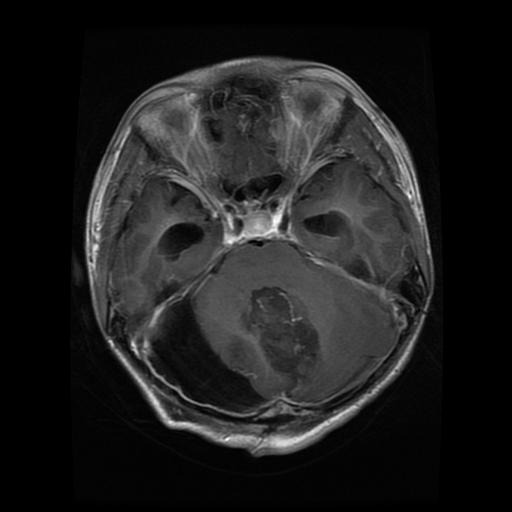
#> input picture Dataset/Testing/glioma/Te-glTr_0000.jpg, 512 x 512 px, given as the content of the folder E:/Brain tumor ml/dataset/Testing/notumor, which was not available; the run also reads 1 picture not shown here
$ jupyter execute --allow-errors Testing.ipynb   (shell and % lines are left out)   (older library calls are emulated)   (text cells are left out)
#> lines starting #> are read from the running program, lines starting #| are printed output that depends on the picture; after the words box and inside, x2 and y2 are one past the last pixel; in counts of white or black regions, pixels touching at a corner belong together; pictures that were not available may be replaced by others from this repository, and a replacement may not be noted
[cell 1]
import os
import cv2
import numpy as np
import pandas as pd
import matplotlib.pyplot as plt
from skimage.io import imread, imshow
from skimage.filters import prewitt_h,prewitt_v
import imutils
from tqdm import tqdm
from PIL import Image
from scipy.stats import kurtosis
from skimage import io, filters, measure
import warnings
warnings.filterwarnings("ignore")
from skimage.feature import graycomatrix, graycoprops
from scipy.stats import skew

[cell 2]
# Testing
data = 'E:/Brain tumor ml/dataset/Testing'
No_tumor = 'E:/Brain tumor ml/dataset/Testing/notumor'
glioma_tumor = 'E:/Brain tumor ml/dataset/Testing/glioma'
meningioma_tumor = 'E:/Brain tumor ml/dataset/Testing/meningioma'
pituitary_tumor = 'E:/Brain tumor ml/dataset/Testing/pituitary'
data

[cell 3]
dirlist=[No_tumor, glioma_tumor, meningioma_tumor, pituitary_tumor]
classes=['No', 'glioma', 'meningioma', 'pituitary']
filepaths=[]
labels=[]
for i,j in zip(dirlist, classes):
    filelist=os.listdir(i)
    for f in filelist:
        filepath=os.path.join (i,f)
        filepaths.append(filepath)
        labels.append(j)
print ('filepaths:', len(filepaths), '   labels:', len(labels))

# save the DataFrame as a CSV file
filepath_df = pd.DataFrame({'filepath':filepaths, 'Label':labels})
filepath_df
filepath_df.to_csv('testing_paths.csv', index=False)

[cell 4]
paths = pd.read_csv('testing_paths.csv')
paths.head()

[cell 5]
paths['Label'].value_counts()

[cell 6]
def crop_img(path):
    img = cv2.imread(path)
    gray = cv2.cvtColor(img, cv2.COLOR_RGB2GRAY)
    gray = cv2.GaussianBlur(gray, (3, 3), 0)

    # threshold the image, then perform a series of erosions +
    # dilations to remove any small regions of noise
    thresh = cv2.threshold(gray, 45, 255, cv2.THRESH_BINARY)[1]
    thresh = cv2.erode(thresh, None, iterations=2)
    thresh = cv2.dilate(thresh, None, iterations=2)

    # find contours in thresholded image, then grab the largest one
    cnts = cv2.findContours(thresh.copy(), cv2.RETR_EXTERNAL, cv2.CHAIN_APPROX_SIMPLE)
    cnts = imutils.grab_contours(cnts)
    c = max(cnts, key=cv2.contourArea)

    # find the extreme points
    extLeft = tuple(c[c[:, :, 0].argmin()][0])
    extRight = tuple(c[c[:, :, 0].argmax()][0])
    extTop = tuple(c[c[:, :, 1].argmin()][0])
    extBot = tuple(c[c[:, :, 1].argmax()][0])
    ADD_PIXELS = 0
    new_img = img[extTop[1]-ADD_PIXELS:extBot[1]+ADD_PIXELS, extLeft[0]-ADD_PIXELS:extRight[0]+ADD_PIXELS].copy()
    return new_img

[cell 7]
def image_features(path):
    # image_feature_data = [mean, std, entropy, rms, kurtios, hmi]
    image_feature_data = []
    ########################### First order statical features #############################################
    img = cv2.imread(path)
    # Mean of image
    mean_of_img = np.mean(img)
    image_feature_data.append(mean_of_img)

    # Standard deviation of image
    std_of_img = np.std(img)
    image_feature_data.append(std_of_img)

    # Vaiance of image
    # Convert the image to a NumPy array
    image_array = np.array(img)
    # Compute the variance of the pixel intensities
    variance = np.var(image_array)
    image_feature_data.append(variance)

    # Skewness of image
    # Flatten the array to a 1D array of pixel intensities
    pixel_values = image_array.flatten()
    # Compute the skewness of the pixel intensities
    skewness = skew(pixel_values)
    image_feature_data.append(skewness)

    gray = cv2.cvtColor(img, cv2.COLOR_RGB2GRAY)
    ########################### Enotropy #############################################
    # Compute the histogram of the image
    hist, _ = np.histogram(gray, bins=256, range=(0, 255))
    # Normalize the histogram
    hist = hist / np.sum(hist)
    # Compute the entropy of the image
    entropy = -np.sum(hist * np.log2(hist + 1e-9))
    image_feature_data.append(entropy)

    ########################### RMS #############################################
    # Compute the RMS of the image
    rms = np.sqrt(np.mean(np.square(img)))
    image_feature_data.append(rms)

    ########################### kurtosis #############################################
    # Calculate the kurtosis of the image
    k = kurtosis(img.flatten())
    image_feature_data.append(k)
    ########################### HMI #############################################
    # Calculate the image moments of the grayscale image
    moments = cv2.moments(gray)
    # Calculate the centroid of the grayscale image
    cx = int(moments['m10'] / moments['m00'])
    cy = int(moments['m01'] / moments['m00'])
    # Define the radius of the circular mask
    radius = int(min(gray.shape) * 0.4)
    # Create the circular mask
    mask = np.zeros_like(gray)
    cv2.circle(mask, (cx, cy), radius, 255, -1)
    # Apply the mask to the grayscale image
    masked_gray = cv2.bitwise_and(gray, gray, mask=mask)
    # Calculate the Hu moments of the masked grayscale image
    hu_moments = cv2.HuMoments(cv2.moments(masked_gray)).flatten()
    # Normalize the Hu moments
    hu_moments_normalized = -np.sign(hu_moments) * np.log10(np.abs(hu_moments))
    # Extract the first four Hu moment invariants
    # (HU1) brightness or intensity of the image
    # (HU2) is related to the symmetry of the image around its vertical axis
    # (HU3) is related to the symmetry of the image around its horizontal axis.
    # (HU4) is related to the skewness of the image, or the degree to which it is asymmetrical.
    hu_invariants = hu_moments_normalized[:4]
    image_feature_data.append(hu_moments_normalized[0])
    image_feature_data.append(hu_moments_normalized[1])
    image_feature_data.append(hu_moments_normalized[2])
    image_feature_data.append(hu_moments_normalized[3])
    return image_feature_data


"""
Finds GLCM features extracted from the main image
"""
def get_feature(img):
    fet = []
    image_gray = cv2.cvtColor(img, cv2.COLOR_BGR2GRAY)
    distances = [1]  # Specify the pixel distances for the GLCM
    angles = [0, np.pi/4, np.pi/2, 3*np.pi/4]  # Specify the angles for the GLCM
    glcm = graycomatrix(image_gray, distances, angles, levels=256, symmetric=True, normed=True)
    contrast = graycoprops(glcm, 'contrast')
    for i in range(len(contrast[0])):
        fet.append(contrast[0][i])
    dissimilarity = graycoprops(glcm, 'dissimilarity')
    for x in range(len(dissimilarity[0])):
        fet.append(dissimilarity[0][x])
    homogeneity = graycoprops(glcm, 'homogeneity')
    for y in range(len(homogeneity[0])):
        fet.append(homogeneity [0][y])
    energy = graycoprops(glcm, 'energy')
    for z in range(len(energy[0])):
        fet.append(energy[0][z])
    correlation = graycoprops(glcm, 'correlation')
    for v in range(len(correlation[0])):
        fet.append(correlation[0][v])
    return fet

[cell 8]
# the mean of all tumor contours
def image_process_tumor_extraction(img):
    gray_img = cv2.cvtColor(img, cv2.COLOR_BGR2GRAY)
#     print(gray_img.shape)
    blur_img = cv2.GaussianBlur(gray_img, (5, 5), 0)
    ret, thres_img = cv2.threshold(blur_img,100,255,cv2.THRESH_BINARY)
# [7 lines of commented-out code are left out]
    contours, hierarchy = cv2.findContours(thres_img, cv2.RETR_TREE, cv2.CHAIN_APPROX_SIMPLE)
    full_contoured_img = cv2.drawContours(img, contours, -1, (0,255,0), 3)
#     plt.imshow(full_contoured_img)
#     plt.show()

    # Select the contour(s) that correspond to the tumor
    tumor_contours = []
    tumor_contour_areas = []
    for contour in contours:
        area = cv2.contourArea(contour)
        if area > 1000 and area < 50000:
            tumor_contour_areas.append(area)
            tumor_contours.append(contour)

    area_of_tumor_contours = []
    perimeter_of_tumor_contours = []
    circulatory_of_tumor_contours = []
    convexity_of_tumor_contours = []
#     fractal_dimension_tumor_contours = []
    solidity_tumor_contours = []
    diameter_tumor_contours = []
    major_axis = []
    minor_axis = []
    eccentricity_tumor_contours = []
    # for extraction of the mean of features of the tumor_contours
    features_tumor_array = [area_of_tumor_contours, perimeter_of_tumor_contours, circulatory_of_tumor_contours, convexity_of_tumor_contours, solidity_tumor_contours, diameter_tumor_contours, major_axis, minor_axis]
#     print(len(features_tumor_array))
    if len(tumor_contours)>0:
        for cnt in tumor_contours:
            ################################ Area Feature  #################################
            area = cv2.contourArea(cnt)
            # print('Area - {}'.format(area))
            area_of_tumor_contours.append(area)

            ############################### perimeter Feature ##############################
            perimeter = cv2.arcLength(cnt, True)
            # print('Perimeter - {}'.format(perimeter))
            perimeter_of_tumor_contours.append(perimeter)

            ############################### Circle Feature ##############################
            circularity = (4 * np.pi * area) / (perimeter ** 2)
            circulatory_of_tumor_contours.append(circularity)

            ############################### Convexity Feature ##############################
            convex_hull = cv2.convexHull(cnt)
            convexity = cv2.contourArea(convex_hull)
            convexity_of_tumor_contours.append(convexity)

            ############################### solidity Feature ##############################
            if convexity == 0 :
                solidity = 0
            else:
                solidity = float(area)/convexity
            solidity_tumor_contours.append(solidity)

            ############################### Diameter Feature ##############################
            equi_diameter = np.sqrt(4*area/np.pi)
            diameter_tumor_contours.append(equi_diameter)

            ############################### Axis Feature ##############################
            try:
                (x2,y2), (MA,ma), angle = cv2.fitEllipse(cnt)
            except:
                MA = 0
                ma = 0
            major_axis.append(MA)
            minor_axis.append(ma)

    features_data = []
    if(len(contours) > 0):
        for i in features_tumor_array:
            mean_feature = np.mean(i)
            features_data.append(mean_feature)
        return features_data

    else:
        print('No Tumor Found')
        for i in range(len(features_tumor_array)):
            features_data.append(0)
        return features_data

[cell 9]
frames = ['Mean', 'std', 'Variance', 'Skewness', 'Entropy', 'RMS', 'Kurtios', 'HMI1', 'HMI2', 'HMI3', 'HMI4','Area','Perimeter', 'Circle','Convex Area','Solidity','Equivalent Diameter','Major Axis','Minor Axis',\
                             'contrast1','contrast2','contrast3','contrast4','dissimilarity1','dissimilarity2','dissimilarity3','dissimilarity4','homogeneity1','homogeneity2','homogeneity3','homogeneity4',\
                             'energy1','energy2','energy3','energy4','correlation1','correlation2','correlation3','correlation4','Class']
data = pd.DataFrame(columns=frames)
for i in range(len(paths['filepath'])):
    if paths['Label'][i] == 'No':
        img_path = paths['filepath'][i]
        d = image_features(img_path)
#> in image_features, img is the input picture: shape (512, 512, 3); min 0, max 255, mean 30.5
#> in image_features, `mean_of_img = np.mean(img)`: mean_of_img = 30.51
#> in image_features, `std_of_img = np.std(img)`: std_of_img = 39.6
#> in image_features, `variance = np.var(image_array)`: variance = 1568.4
#> in image_features, `skewness = skew(pixel_values)`: skewness = 1.29
#> in image_features, `hist, _ = np.histogram(gray, bins=256, range=(0, 255))`: hist = 256 values, max 84736 at index 0, min 0 at index 235, mean 1024
#> in image_features, `hist = hist / np.sum(hist)`: hist = 256 values, max 0.323 at index 0, min 0 at index 235, mean 0.00391
#> in image_features, `entropy = -np.sum(hist * np.log2(hist + 1e-9))`: entropy = 5.22
#> in image_features, `rms = np.sqrt(np.mean(np.square(img)))`: rms = 7.43
#> in image_features, `k = kurtosis(img.flatten())`: k = 1.24
#> in image_features, `moments = cv2.moments(gray)`: moments = moments, m00 7998966, centre m10/m00, m01/m00 = (258.6, 246.6)
#> in image_features, `cx = int(moments['m10'] / moments['m00'])`: cx = 258
#> in image_features, `cy = int(moments['m01'] / moments['m00'])`: cy = 246
#> in image_features, `cv2.circle(mask, (cx, cy), radius, 255, -1)`:
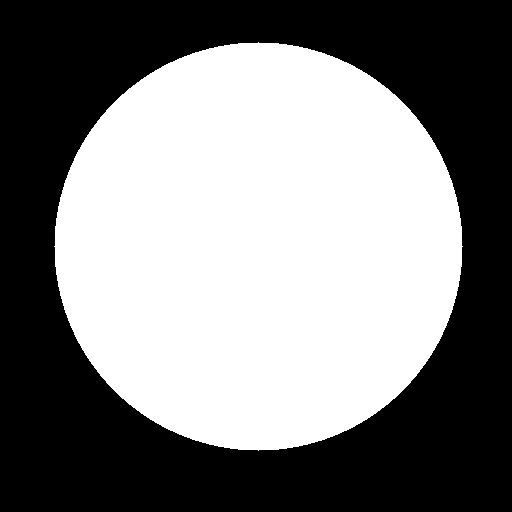
#> mask: shape (512, 512); 49.9% white; 1 white region, box (x1, y1, x2, y2) and area: (54, 42, 463, 451) 130721
#> in image_features, `hu_moments = cv2.HuMoments(cv2.moments(masked_gray)).flatten()`: hu_moments = [0.00239, 7.14e-08, 1.31e-10, 3.65e-11, 9.43e-22, 7.57e-15, -2.34e-21]
#> in image_features, `hu_moments_normalized = -np.sign(hu_moments) * np.log10(np.abs(hu_mome..`: hu_moments_normalized = [2.62, 7.15, 9.88, 10.44, 21.03, 14.12, -20.63]
#> in image_features, `hu_invariants = hu_moments_normalized[:4]`: hu_invariants = [2.62, 7.15, 9.88, 10.44]
#> d = [30.51, 39.6, 1568.4, 1.29, 5.22, 7.43, 1.24, 2.62, 7.15, 9.88, 10.44]
        img = crop_img(img_path)
#> in crop_img, `thresh = cv2.threshold(gray, 45, 255, cv2.THRESH_BINARY)[1]`:
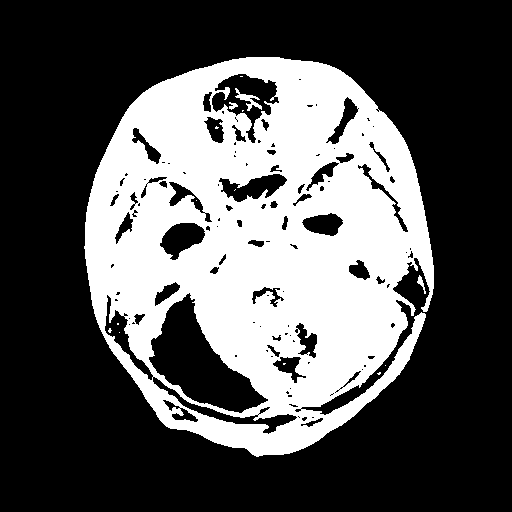
#> thresh: shape (512, 512); 33.7% white; 15 white regions (11 under 20 px), largest, box (x1, y1, x2, y2) and area: (84, 57, 434, 457) 87901, (235, 88, 262, 111) 194, (417, 275, 426, 294) 60, (229, 102, 238, 110) 41
#> in crop_img, `thresh = cv2.erode(thresh, None, iterations=2)`:
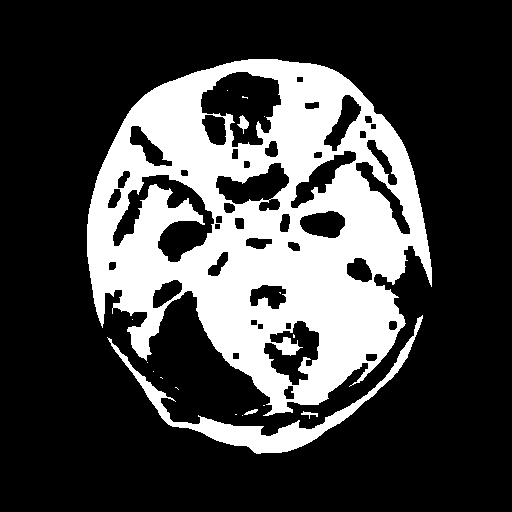
#> thresh: shape (512, 512); 26.8% white; 18 white regions (13 under 20 px), largest, box (x1, y1, x2, y2) and area: (87, 59, 432, 416) 65553, (107, 315, 423, 454) 4443, (237, 115, 249, 134) 105, (301, 411, 318, 419) 51, (244, 409, 258, 415) 42
#> in crop_img, `thresh = cv2.dilate(thresh, None, iterations=2)`:
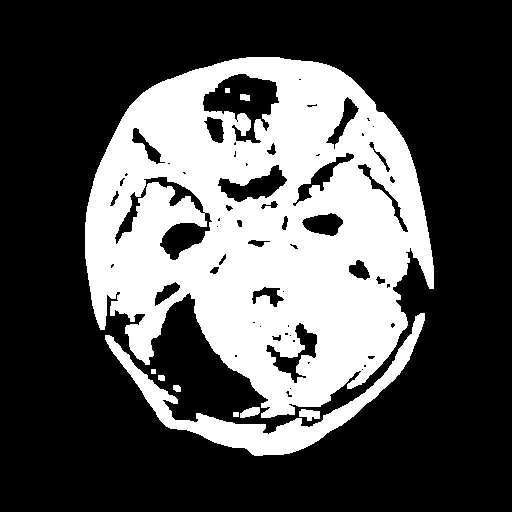
#> thresh: shape (512, 512); 32.7% white; 10 white regions
#> in crop_img, `cnts = cv2.findContours(thresh.copy(), cv2.RETR_EXTERNAL, cv2.CHAIN_AP..`: cnts = 8 contours, 1 with area under 20; largest, box (x1, y1, x2, y2) and area: (85, 57, 434, 418) 88848, (105, 313, 425, 456) 6430, (299, 409, 320, 421) 144, (240, 407, 260, 418) 126, (173, 385, 181, 392) 36, (158, 375, 165, 381) 28, (233, 412, 239, 417) 20
#> in crop_img, `c = max(cnts, key=cv2.contourArea)`: c = contour of 698 points, box (x1, y1, x2, y2) (85, 57, 434, 418), area 88848
#> in crop_img, `extLeft = tuple(c[c[:, :, 0].argmin()][0])`: extLeft = (85, 222)
#> in crop_img, `extRight = tuple(c[c[:, :, 0].argmax()][0])`: extRight = (433, 288)
#> in crop_img, `extTop = tuple(c[c[:, :, 1].argmin()][0])`: extTop = (246, 57)
#> in crop_img, `extBot = tuple(c[c[:, :, 1].argmax()][0])`: extBot = (261, 417)
#> in crop_img, `new_img = img[extTop[1]-ADD_PIXELS:extBot[1]+ADD_PIXELS, extLeft[0]-AD..`:
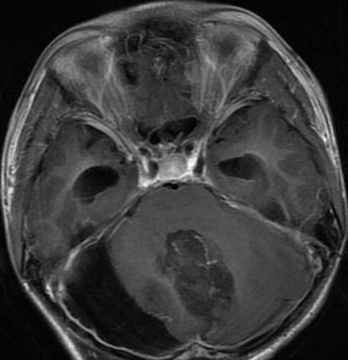
#> new_img: shape (360, 348, 3); min 0, max 255, mean 58.4
        tumor_features = image_process_tumor_extraction(img)
#> in image_process_tumor_extraction, `ret, thres_img = cv2.threshold(blur_img,100,255,cv2.THRESH_BINARY)`:
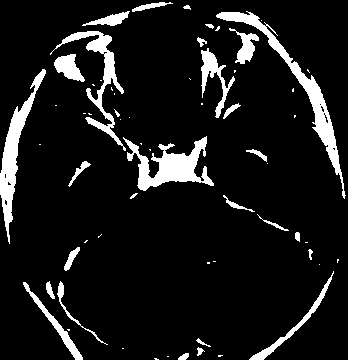
#> thres_img: shape (360, 348); 9.8% white; 62 white regions (34 under 20 px)
#> in image_process_tumor_extraction, `contours, hierarchy = cv2.findContours(thres_img, cv2.RETR_TREE, cv2.C..`: contours = 71 contours, 47 with area under 20; largest, box (x1, y1, x2, y2) and area: (216, 11, 346, 199) 2022, (123, 136, 214, 191) 1840, (0, 69, 46, 244) 1644, (50, 31, 126, 151) 1241, (201, 48, 235, 118) 573
#> in image_process_tumor_extraction, `full_contoured_img = cv2.drawContours(img, contours, -1, (0,255,0), 3)`:
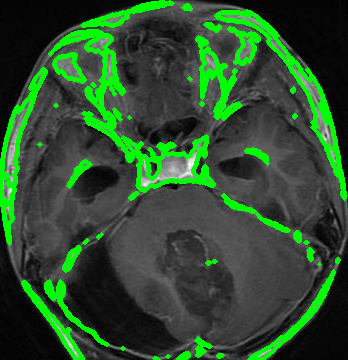
#> full_contoured_img: shape (360, 348, 3); mean B, G, R 44.6, 78.4, 44.6
#> the loop in image_process_tumor_extraction, `for contour in contours:` made 71 passes
#> area on passes 4, 6, 7, 9, 10, 11, 12, 18: 39, 26, 22, 480, 146, 64.5, 494.5, 120
#> after the loop in image_process_tumor_extraction, `for contour in contours:`: tumor_contour_areas = [1839.5, 1644.5, 1241, 2022.5]; tumor_contours = 4 contours; box (x1, y1, x2, y2) and area: (216, 11, 346, 199) 2022, (123, 136, 214, 191) 1840, (0, 69, 46, 244) 1644, (50, 31, 126, 151) 1241
#> the loop in image_process_tumor_extraction, `for cnt in tumor_contours:` made 4 passes
#> (area, perimeter, circularity, convexity, solidity, equi_diameter, x2, y2) on passes 1 to 4: (1839.5, 515.5, 0.087, 4121.5, 0.446, 48.4, 169.8, 162.3), (1644.5, 419, 0.118, 3092.5, 0.532, 45.76, 26.45, 152.8), (1241, 582, 0.046, 5258, 0.236, 39.75, 94.25, 79.79), (2022.5, 614, 0.0674, 7012, 0.288, 50.75, 242.8, 166.4)
#> after the loop in image_process_tumor_extraction, `for cnt in tumor_contours:`: area_of_tumor_contours = [1839.5, 1644.5, 1241, 2022.5]; circulatory_of_tumor_contours = [0.087, 0.118, 0.046, 0.0674]; convexity_of_tumor_contours = [4121.5, 3092.5, 5258, 7012]; diameter_tumor_contours = [48.4, 45.76, 39.75, 50.75]; major_axis = [54.26, 42.26, 54.12, 183.6]; minor_axis = [82.22, 145.1, 116, 320.6]; perimeter_of_tumor_contours = [515.5, 419, 582, 614]; solidity_tumor_contours = [0.446, 0.532, 0.236, 0.288]
#> tumor_features = [1686.9, 532.6, 0.0795, 4871, 0.376, 46.16, 83.57, 166]
        d.extend(tumor_features)
        glcm_features = get_feature(img)
#> in get_feature, `image_gray = cv2.cvtColor(img, cv2.COLOR_BGR2GRAY)`:
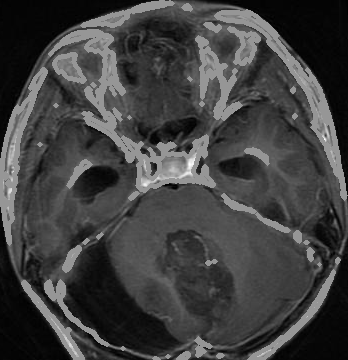
#> image_gray: shape (360, 348); min 0, max 255, mean 64.4
#> in get_feature, `contrast = graycoprops(glcm, 'contrast')`: contrast = [[231.7, 294.5, 205.5, 333]]
#> the loop in get_feature, `for i in range(len(contrast[0])):` made 4 passes
#> (the rest of the program and of its run is left out)
